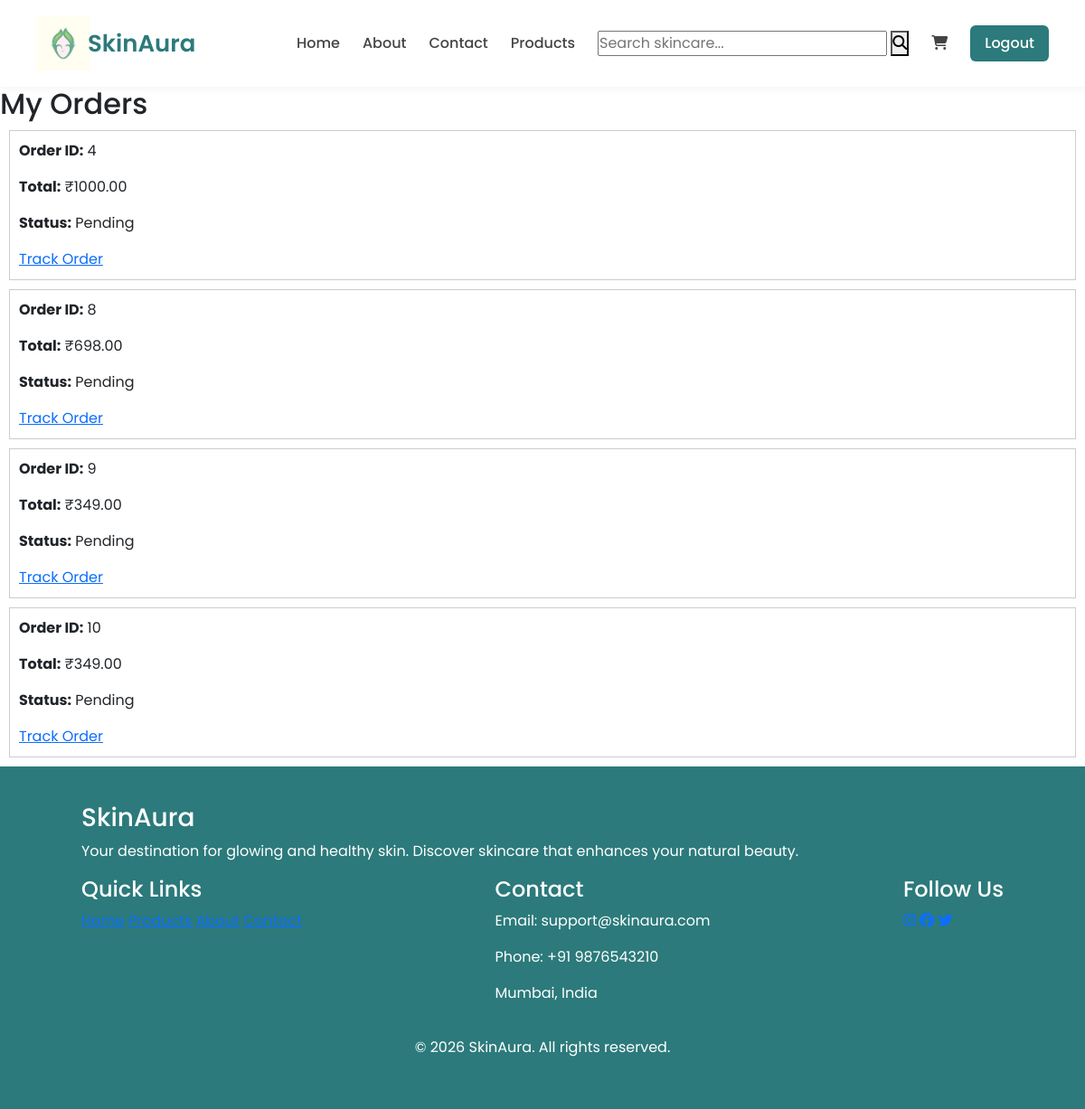
Page /my-orders/ (signed in) on the earlier database version.
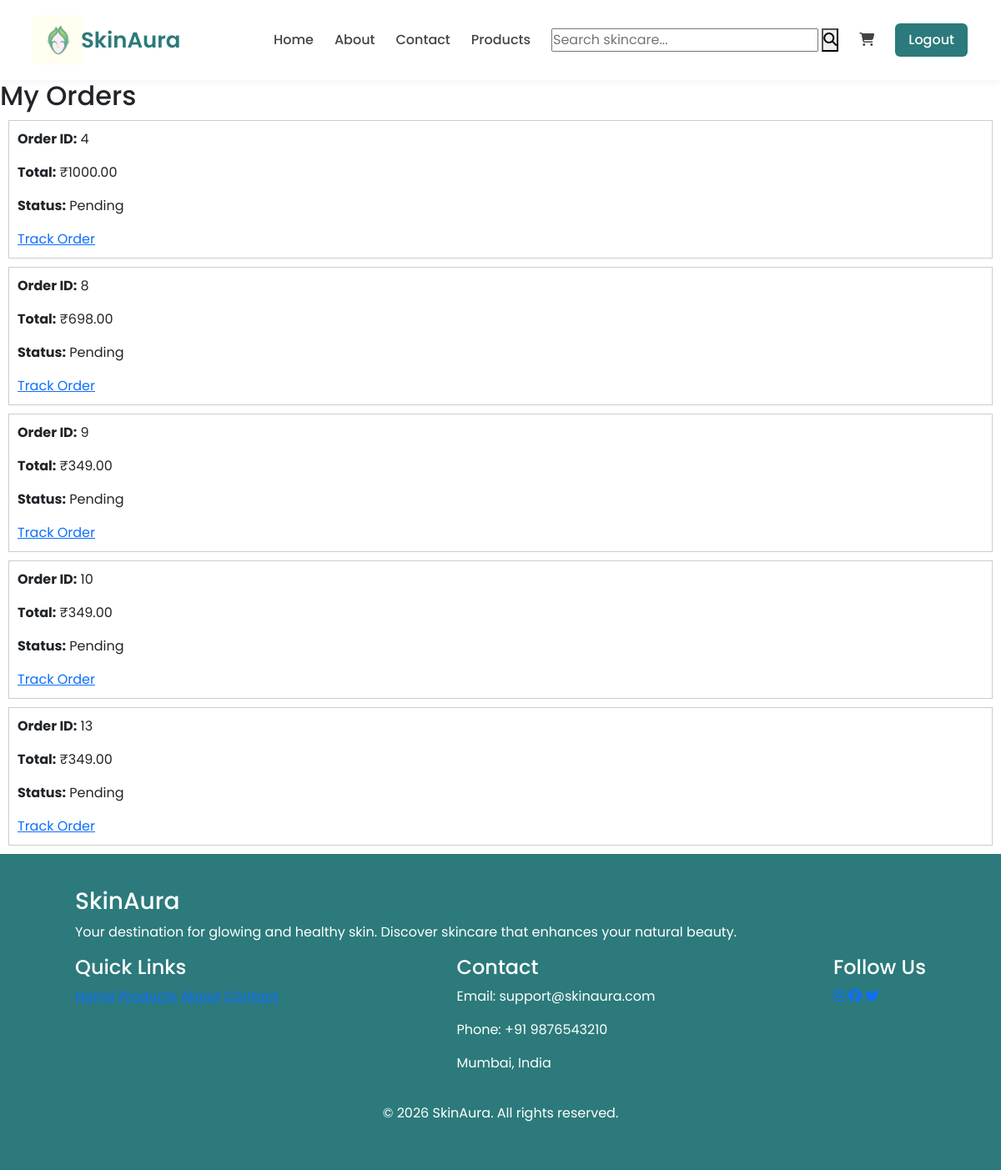
Same page on the later database version.
### home/models.py (models this page shows, shortened)
class Order(models.Model):
    STATUS_CHOICES = (
        ('Pending', 'Pending'),
        ('Confirmed', 'Confirmed'),
        ('Shipped', 'Shipped'),
        ('Delivered', 'Delivered'),
        ('Cancelled', 'Cancelled'),
    )
    user = models.ForeignKey(User, on_delete=models.CASCADE, null=True, blank=True)
    customer_name = models.CharField(max_length=100)
    email = models.EmailField()
    address = models.TextField()
    total_amount = models.DecimalField(max_digits=10, decimal_places=2)
    status = models.CharField(
        max_length=20,
        choices=STATUS_CHOICES,
        default='Pending'
    )
    created_at = models.DateTimeField(auto_now_add=True)

### home/views.py (the view)
# urls.py: path('my-orders/', views.my_orders, name='my_orders'),
@login_required
def my_orders(request):
    orders = Order.objects.filter(user=request.user)
    return render(request, 'home/my_orders.html', {'orders': orders})

### home/templates/home/my_orders.html
{% extends "home/base.html" %}
{% block content %}
<h2>My Orders</h2>
{% if orders %}
    {% for order in orders %}
        <div style="border:1px solid #ccc; padding:10px; margin:10px;">
            <p><strong>Order ID:</strong> {{ order.id }}</p>
            <p><strong>Total:</strong> ₹{{ order.total_amount }}</p>
            <p><strong>Status:</strong> {{ order.status }}</p>
            <a href="{% url 'track_order' order.id %}">Track Order</a>
        </div>
    {% endfor %}
{% else %}
    <p>No orders yet.</p>
{% endif %}
{% endblock %}

Differences in the rows shown:
added Order: id "13", total_amount "349.00", status "Pending"
